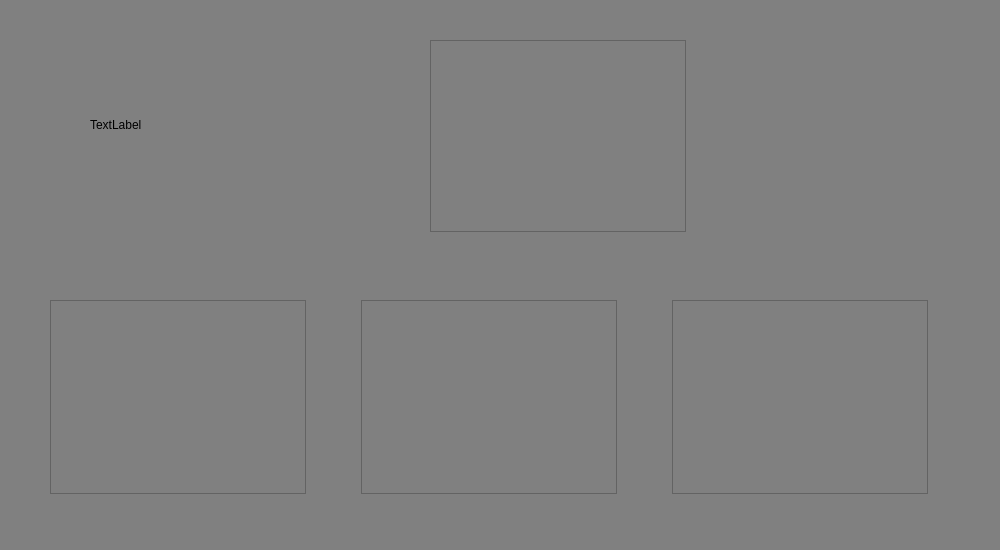
<?xml version="1.0" encoding="UTF-8"?>
<ui version="4.0">
 <class>West6</class>
 <widget class="QWidget" name="West6">
  <property name="geometry">
   <rect>
    <x>0</x>
    <y>0</y>
    <width>1000</width>
    <height>550</height>
   </rect>
  </property>
  <property name="windowTitle">
   <string>Form</string>
  </property>
  <property name="styleSheet">
   <string notr="true">QWidget {
     background-color:rgb(128, 128, 128);
}</string>
  </property>
  <widget class="QTableView" name="tableView">
   <property name="geometry">
    <rect>
     <x>430</x>
     <y>40</y>
     <width>256</width>
     <height>192</height>
    </rect>
   </property>
  </widget>
  <widget class="QLabel" name="img6">
   <property name="geometry">
    <rect>
     <x>90</x>
     <y>50</y>
     <width>190</width>
     <height>150</height>
    </rect>
   </property>
   <property name="text">
    <string>TextLabel</string>
   </property>
  </widget>
  <widget class="QWidget" name="layoutWidget">
   <property name="geometry">
    <rect>
     <x>50</x>
     <y>300</y>
     <width>878</width>
     <height>194</height>
    </rect>
   </property>
   <layout class="QHBoxLayout" name="horizontalLayout">
    <item>
     <widget class="QTableView" name="tableView_2"/>
    </item>
    <item>
     <spacer name="horizontalSpacer">
      <property name="orientation">
       <enum>Qt::Horizontal</enum>
      </property>
      <property name="sizeHint" stdset="0">
       <size>
        <width>40</width>
        <height>20</height>
       </size>
      </property>
     </spacer>
    </item>
    <item>
     <widget class="QTableView" name="tableView_3"/>
    </item>
    <item>
     <spacer name="horizontalSpacer_2">
      <property name="orientation">
       <enum>Qt::Horizontal</enum>
      </property>
      <property name="sizeHint" stdset="0">
       <size>
        <width>40</width>
        <height>20</height>
       </size>
      </property>
     </spacer>
    </item>
    <item>
     <widget class="QTableView" name="tableView_4"/>
    </item>
   </layout>
  </widget>
 </widget>
 <resources/>
 <connections/>
</ui>
